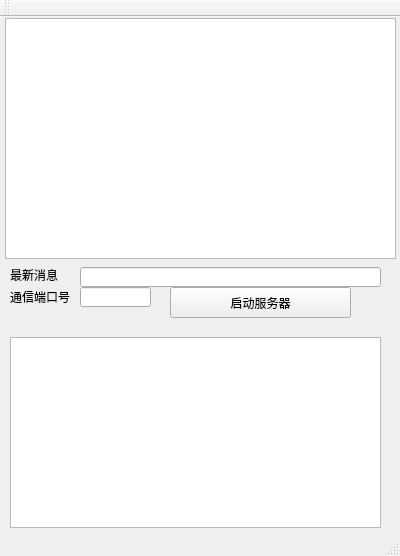
<?xml version="1.0" encoding="UTF-8"?>
<ui version="4.0">
 <class>PokemonServer</class>
 <widget class="QMainWindow" name="PokemonServer">
  <property name="geometry">
   <rect>
    <x>0</x>
    <y>0</y>
    <width>400</width>
    <height>556</height>
   </rect>
  </property>
  <property name="windowTitle">
   <string>PokemonServer</string>
  </property>
  <widget class="QWidget" name="centralWidget">
   <widget class="QLabel" name="label">
    <property name="geometry">
     <rect>
      <x>10</x>
      <y>270</y>
      <width>61</width>
      <height>20</height>
     </rect>
    </property>
    <property name="text">
     <string>通信端口号</string>
    </property>
   </widget>
   <widget class="QLineEdit" name="lineEdit">
    <property name="geometry">
     <rect>
      <x>80</x>
      <y>270</y>
      <width>71</width>
      <height>20</height>
     </rect>
    </property>
   </widget>
   <widget class="QPushButton" name="pushButton">
    <property name="enabled">
     <bool>true</bool>
    </property>
    <property name="geometry">
     <rect>
      <x>170</x>
      <y>270</y>
      <width>181</width>
      <height>31</height>
     </rect>
    </property>
    <property name="text">
     <string>启动服务器</string>
    </property>
   </widget>
   <widget class="QTableView" name="tableView">
    <property name="geometry">
     <rect>
      <x>5</x>
      <y>1</y>
      <width>391</width>
      <height>241</height>
     </rect>
    </property>
   </widget>
   <widget class="QLineEdit" name="lineEdit_2">
    <property name="geometry">
     <rect>
      <x>80</x>
      <y>250</y>
      <width>301</width>
      <height>20</height>
     </rect>
    </property>
   </widget>
   <widget class="QLabel" name="label_2">
    <property name="geometry">
     <rect>
      <x>10</x>
      <y>250</y>
      <width>54</width>
      <height>16</height>
     </rect>
    </property>
    <property name="text">
     <string>最新消息</string>
    </property>
   </widget>
   <widget class="QTableView" name="tableView_2">
    <property name="geometry">
     <rect>
      <x>10</x>
      <y>320</y>
      <width>371</width>
      <height>191</height>
     </rect>
    </property>
   </widget>
  </widget>
  <widget class="QMenuBar" name="menuBar">
   <property name="geometry">
    <rect>
     <x>0</x>
     <y>0</y>
     <width>400</width>
     <height>23</height>
    </rect>
   </property>
  </widget>
  <widget class="QToolBar" name="mainToolBar">
   <attribute name="toolBarArea">
    <enum>TopToolBarArea</enum>
   </attribute>
   <attribute name="toolBarBreak">
    <bool>false</bool>
   </attribute>
  </widget>
  <widget class="QStatusBar" name="statusBar"/>
 </widget>
 <layoutdefault spacing="6" margin="11"/>
 <resources/>
 <connections/>
</ui>
